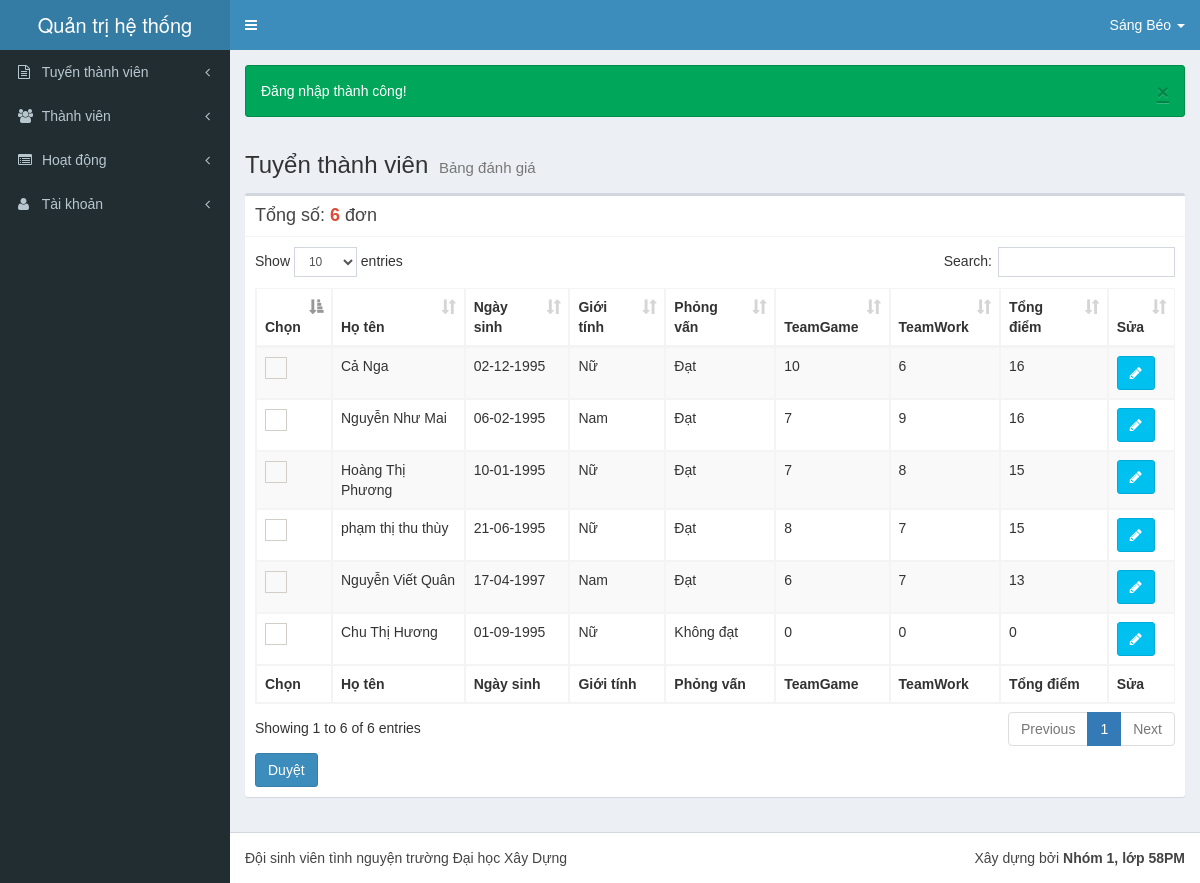
Screenshot of /index.php?prog=danhgia (signed in) with the database file from the repository.
### tables this page shows
CREATE TABLE `tbl_bangdiem` (
  `matv` int(11) NOT NULL,
  `quaphongvan` tinyint(4) NOT NULL DEFAULT '0',
  `teamgame` tinyint(4) NOT NULL DEFAULT '0',
  `teamwork` tinyint(4) NOT NULL DEFAULT '0',
  PRIMARY KEY (`matv`),
  CONSTRAINT `fk_thanhvien_bangdiem` FOREIGN KEY (`matv`) REFERENCES `tbl_thanhvien` (`matv`) ON DELETE CASCADE ON UPDATE CASCADE
);

CREATE TABLE `tbl_thanhvien` (
  `matv` int(11) NOT NULL AUTO_INCREMENT,
  `hoten` varchar(50) NOT NULL,
  `lop` varchar(10) DEFAULT NULL,
  `mssv` varchar(10) DEFAULT NULL,
  `ngaysinh` date DEFAULT NULL,
  `gioitinh` tinyint(1) DEFAULT NULL,
  `quequan` varchar(100) DEFAULT NULL,
  `diachi` text,
  `sdt` varchar(15) DEFAULT NULL,
  `ngaygianhap` date DEFAULT NULL,
  `tinhtrang` tinyint(1) NOT NULL DEFAULT '0',
  `ladoitruong` tinyint(1) NOT NULL DEFAULT '0',
  `tgbatdau` date DEFAULT NULL,
  PRIMARY KEY (`matv`)
);

### models/thuvien.php (called while the page is built, shortened)
<?php
class LIB
{
    public $pdo;
    function __construct($server, $host, $db, $user, $pass)
    {
        try {
            $dsn = $server . ':host=' . $host . ';dbname=' . $db;
            $this->pdo = new PDO($dsn, $user, $pass);
            $this->pdo->exec("SET NAMES 'utf8'");
        } catch (PDOException $ex) {
            die($ex->getMessage());
        }
    }
    public function selectall($sql)
    {
        $re = $this->pdo->query($sql);
        return $re->fetchAll(PDO::FETCH_ASSOC);
    }
    public function dateformat($date, $time = 0)
    {
        return date('d-m-Y', strtotime($date));
    }
}
?>

### connect.php (called while the page is built, shortened)
<?php
require_once('models/thuvien.php');
$lib = new LIB(SERVER, HOST, DB, USER, PASS);
?>

### controllers/danhgia.php (called while the page is built, shortened)
<?php
$lib->checkLogin();
$strquery = "SELECT tbl_bangdiem.*, hoten, ngaysinh, gioitinh, (teamgame+teamwork) as tongdiem FROM tbl_bangdiem JOIN tbl_thanhvien ON tbl_bangdiem.matv = tbl_thanhvien.matv ORDER BY tongdiem DESC";
$ketqua = $lib->selectall($strquery);
?>

### views/pages/danhgia.php (the view, shortened to what this page needs)
<section class="content-header">
    <h1>
        Tuyển thành viên
        <small>Bảng đánh giá</small>
    </h1>
</section>
<section class="content">
    <div class="row">
        <div class="col-xs-12">
            <div class="box">
                <div class="box-header with-border">
                    <h3 class="box-title">Tổng số: <span class="text-red text-bold"><?php echo count($ketqua) ?></span>
                        đơn</h3>
                </div>
                <div class="box-body">
                    <form action="index.php?prog=chianhom" method="post" id="form">
                        <table id="dsdanhgia" class="table table-bordered table-striped">
                            <thead>
                            <tr>
                                <th>Chọn</th>
                                <th>Họ tên</th>
                                <th>Ngày sinh</th>
                                <th>Giới tính</th>
                                <th>Phỏng vấn</th>
                                <th>TeamGame</th>
                                <th>TeamWork</th>
                                <th>Tổng điểm</th>
                                <th>Sửa</th>
                            </tr>
                            </thead>
                            <tbody>
                            <?php
                            foreach ($ketqua as $kq) {
                                ?>
                                <tr>
                                    <td>
                                        <div class="checkbox icheck">
                                        </div>
                                    </td>
                                    <td><?php echo $kq['hoten'] ?></td>
                                    <td><?php echo $lib->dateformat($kq['ngaysinh']) ?></td>
                                    <td><?php echo ($kq['gioitinh'] == 1) ? 'Nam' : 'Nữ' ?></td>
                                    <td><?php echo ($kq['quaphongvan'] == 1) ? 'Đạt' : 'Không đạt' ?></td>
                                    <td><?php echo $kq['teamgame'] ?></td>
                                    <td><?php echo $kq['teamwork'] ?></td>
                                    <td><?php echo $kq['tongdiem'] ?></td>
                                    <td>
                                        <button type="button" class="btn btn-info edit" data-toggle="modal"
                                                data-target="#detail" data-id="<?php echo $kq['matv'] ?>"><i
                                                class="fa fa-pencil"></i>
                                        </button>
                                    </td>
                                </tr>
                            <?php } ?>
                            </tbody>
                            <tfoot>
                            <tr>
                                <th>Chọn</th>
                                <th>Họ tên</th>
                                <th>Ngày sinh</th>
                                <th>Giới tính</th>
                                <th>Phỏng vấn</th>
                                <th>TeamGame</th>
                                <th>TeamWork</th>
                                <th>Tổng điểm</th>
                                <th>Sửa</th>
                            </tr>
                            </tfoot>
                        </table>
                        <button class="btn btn-primary" type="submit" name="btnduyet">Duyệt</button>
                    </form>
                </div>
            </div>
        </div>
    </div>
</section>

### rows the page displays
tbl_bangdiem: matv.hoten "Cả Nga", matv.ngaysinh "02-12-1995", shows "Nữ", quaphongvan "Đạt", teamgame "10", teamwork "6", tongdiem "16"
tbl_bangdiem: matv.hoten "Nguyễn Như Mai", matv.ngaysinh "06-02-1995", shows "Nam", quaphongvan "Đạt", teamgame "7", teamwork "9", tongdiem "16"
tbl_bangdiem: matv.hoten "Hoàng Thị Phương", matv.ngaysinh "10-01-1995", shows "Nữ", quaphongvan "Đạt", teamgame "7", teamwork "8", tongdiem "15"
tbl_bangdiem: matv.hoten "phạm thị thu thùy", matv.ngaysinh "21-06-1995", shows "Nữ", quaphongvan "Đạt", teamgame "8", teamwork "7", tongdiem "15"
tbl_bangdiem: matv.hoten "Nguyễn Viết Quân", matv.ngaysinh "17-04-1997", shows "Nam", quaphongvan "Đạt", teamgame "6", teamwork "7", tongdiem "13"
tbl_bangdiem: matv.hoten "Chu Thị Hương", matv.ngaysinh "01-09-1995", shows "Nữ", quaphongvan "Không đạt", teamgame "0", teamwork "0", tongdiem "0"

### other values shown
$_SESSION['thanhvien']['hoten'] "Sáng Béo"
$_SESSION['message']['content'] "Đăng nhập thành công!"
count($ketqua) "6"
